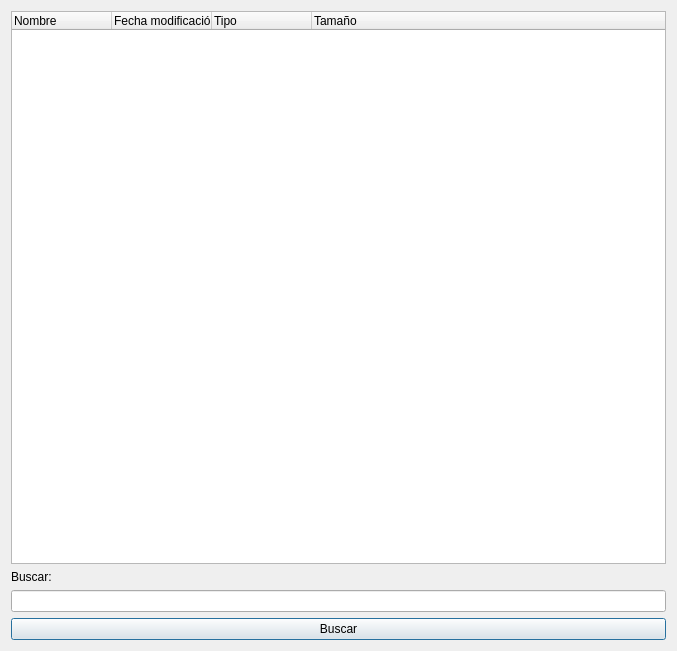
<?xml version="1.0" encoding="UTF-8"?>
<ui version="4.0">
 <class>Dialog</class>
 <widget class="QDialog" name="Dialog">
  <property name="geometry">
   <rect>
    <x>0</x>
    <y>0</y>
    <width>677</width>
    <height>651</height>
   </rect>
  </property>
  <property name="windowTitle">
   <string>Dialog</string>
  </property>
  <layout class="QGridLayout" name="gridLayout">
   <item row="2" column="0">
    <widget class="QLineEdit" name="ruta"/>
   </item>
   <item row="1" column="0">
    <widget class="QLabel" name="buscar">
     <property name="text">
      <string>Buscar:</string>
     </property>
    </widget>
   </item>
   <item row="0" column="0">
    <widget class="QTreeWidget" name="directorio">
     <column>
      <property name="text">
       <string>Nombre</string>
      </property>
     </column>
     <column>
      <property name="text">
       <string>Fecha modificación</string>
      </property>
     </column>
     <column>
      <property name="text">
       <string>Tipo</string>
      </property>
     </column>
     <column>
      <property name="text">
       <string>Tamaño</string>
      </property>
     </column>
    </widget>
   </item>
   <item row="3" column="0">
    <widget class="QPushButton" name="botonBuscar">
     <property name="text">
      <string>Buscar</string>
     </property>
    </widget>
   </item>
  </layout>
 </widget>
 <resources/>
 <connections/>
</ui>
